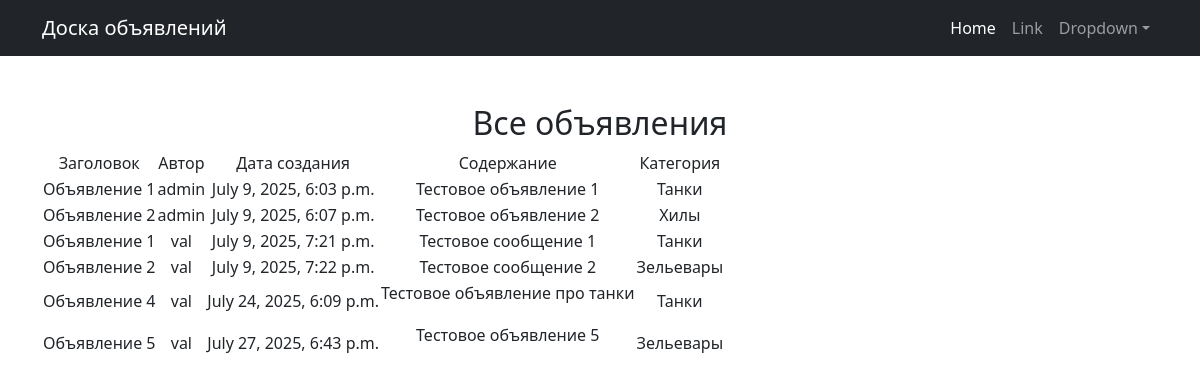
/board/, run on the app's committed database.
### board/models.py (models this page shows, shortened)
class Article(models.Model):
    TIPE = (
        ('tank', 'Танки'),
        ('heals', 'Хилы'),
        ('dd', 'ДД'),
        ('buyers', 'Торговцы'),
        ('gildemaster', 'Гилдмастеры'),
        ('quest', 'Квестгиверы'),
        ('smith', 'Кузнецы'),
        ('tanner', 'Кожевники'),
        ('potion', 'Зельевары'),
        ('spellmaster', 'Мастера заклинаний'),
    )
    author = models.ForeignKey(User, on_delete=models.CASCADE)
    date_creation = models.DateTimeField(auto_now_add=True)
    title = models.CharField(max_length=64)
    category = models.CharField(max_length=16, choices=TIPE, default='tank')
    text = RichTextUploadingField()

class User(AbstractUser):
    code = models.CharField(max_length=128, null=True, blank=True)

### board/views.py (the view)
# urls.py: path('', ArticleList.as_view(), name='article_list'),
class ArticleList(ListView):
    model = Article
    context_object_name = 'articles'
    template_name = 'article_list.html'

### templates/article_list.html (shortened to what this page needs)
{% extends 'flatpages/default.html' %}
 {% block content %}
    <h2>Все объявления</h2>
<table>
<tr>
    <td>Заголовок</td>
    <td>Автор</td>
    <td>Дата создания</td>
    <td>Содержание</td>
    <td>Категория</td>
</tr>
    {% for article in articles %}
<tr>
    <td>{{ article.title }}</td>
    <td>{{ article.author }}</td>
    <td>{{ article.date_creation }}</td>
    <td>{{ article.text|safe }}</td>
    <td>{{ article.get_category_display }}</td>
</tr>
{% endfor %}
</table>
{% endblock content %}

### data on the page
Article: title "Объявление 1", author "admin", date_creation "July 9, 2025, 6:03 p.m.", text "Тестовое объявление 1", category "Танки"
Article: title "Объявление 2", author "admin", date_creation "July 9, 2025, 6:07 p.m.", text "Тестовое объявление 2", category "Хилы"
Article: title "Объявление 1", author "val", date_creation "July 9, 2025, 7:21 p.m.", text "Тестовое сообщение 1", category "Танки"
Article: title "Объявление 2", author "val", date_creation "July 9, 2025, 7:22 p.m.", text "Тестовое сообщение 2", category "Зельевары"
Article: title "Объявление 4", author "val", date_creation "July 24, 2025, 6:09 p.m.", text "Тестовое объявление про танки", category "Танки"
Article: title "Объявление 5", author "val", date_creation "July 27, 2025, 6:43 p.m.", text "Тестовое объявление 5", category "Зельевары"
